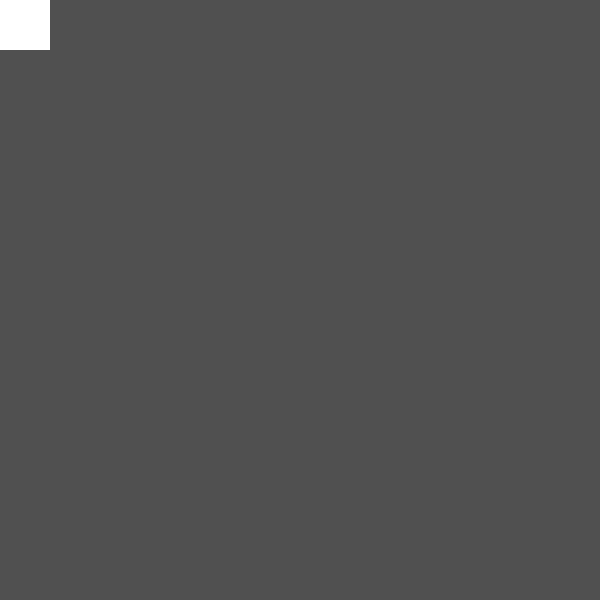
Frame 1 (no input)
Frame 60 (the mouse pressed at the canvas centre just before this capture): identical to frame 1, image omitted
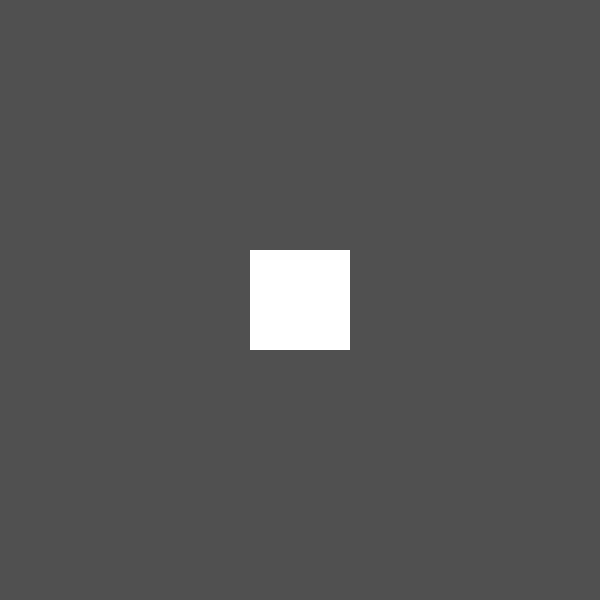
Frame 120 (the mouse held since frame 60 and released just before this capture)

The Processing sketch that drew these frames (run headless with seeded random() and noise(); from frame 60 on, the mouse is pressed at the canvas centre):

// Processing sketch: sketch_14
// ── sketch_14.pde
// fix the sketch so that the rectangle is 
// drawn at the position of the mouse.

void setup() {
  size(600, 600);
  rectMode(CENTER);
}

void draw() {
  background(80);
  float xPos = map(mouseX, 0, width, 0, 0);
  float yPos = map(mouseY, 0, height, 0, 0);
  translate(mouseX, mouseY);
  noStroke();
  rect(xPos, yPos, 100, 100);
}
